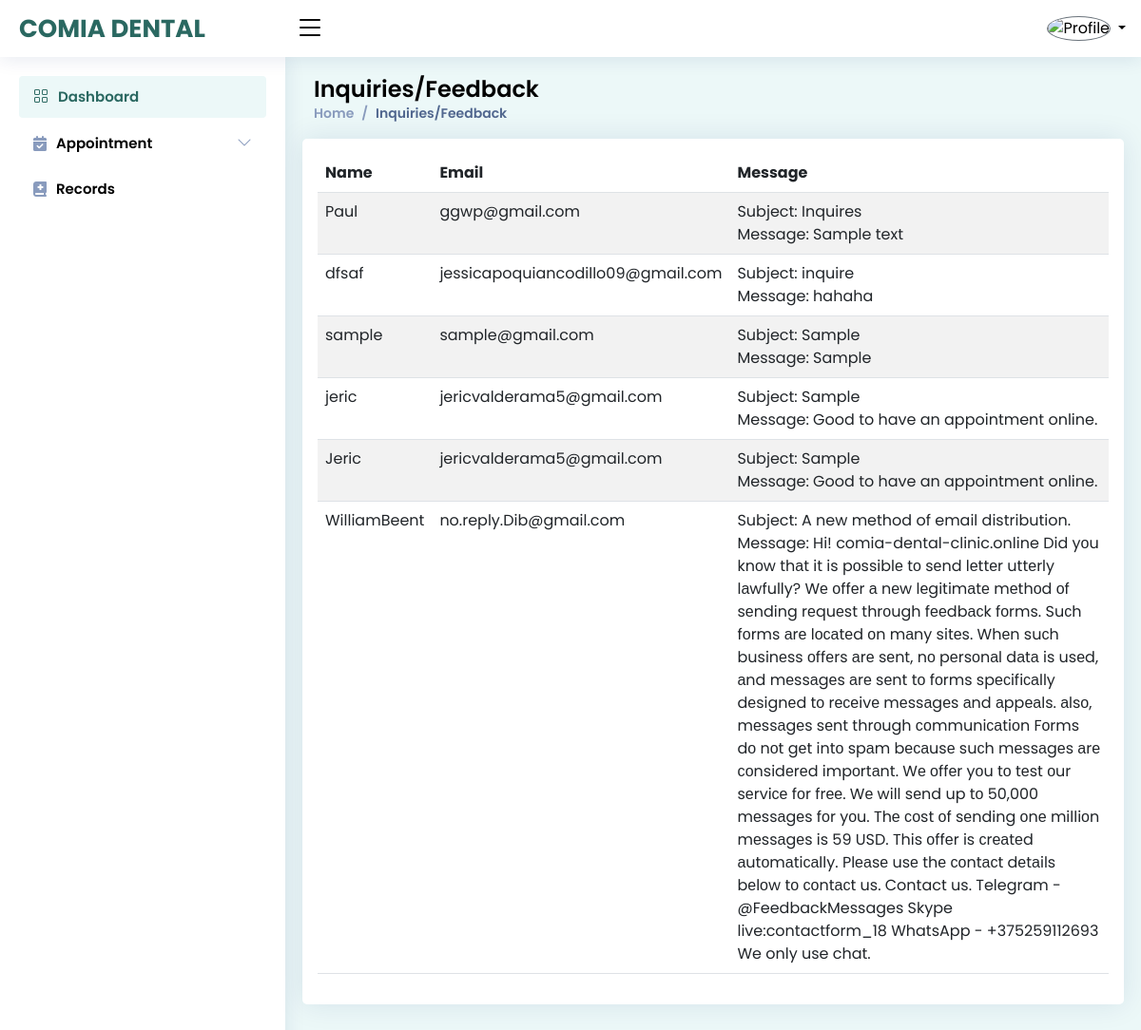
/admin/feedback.php (signed in), run on an earlier commit of the app's database.
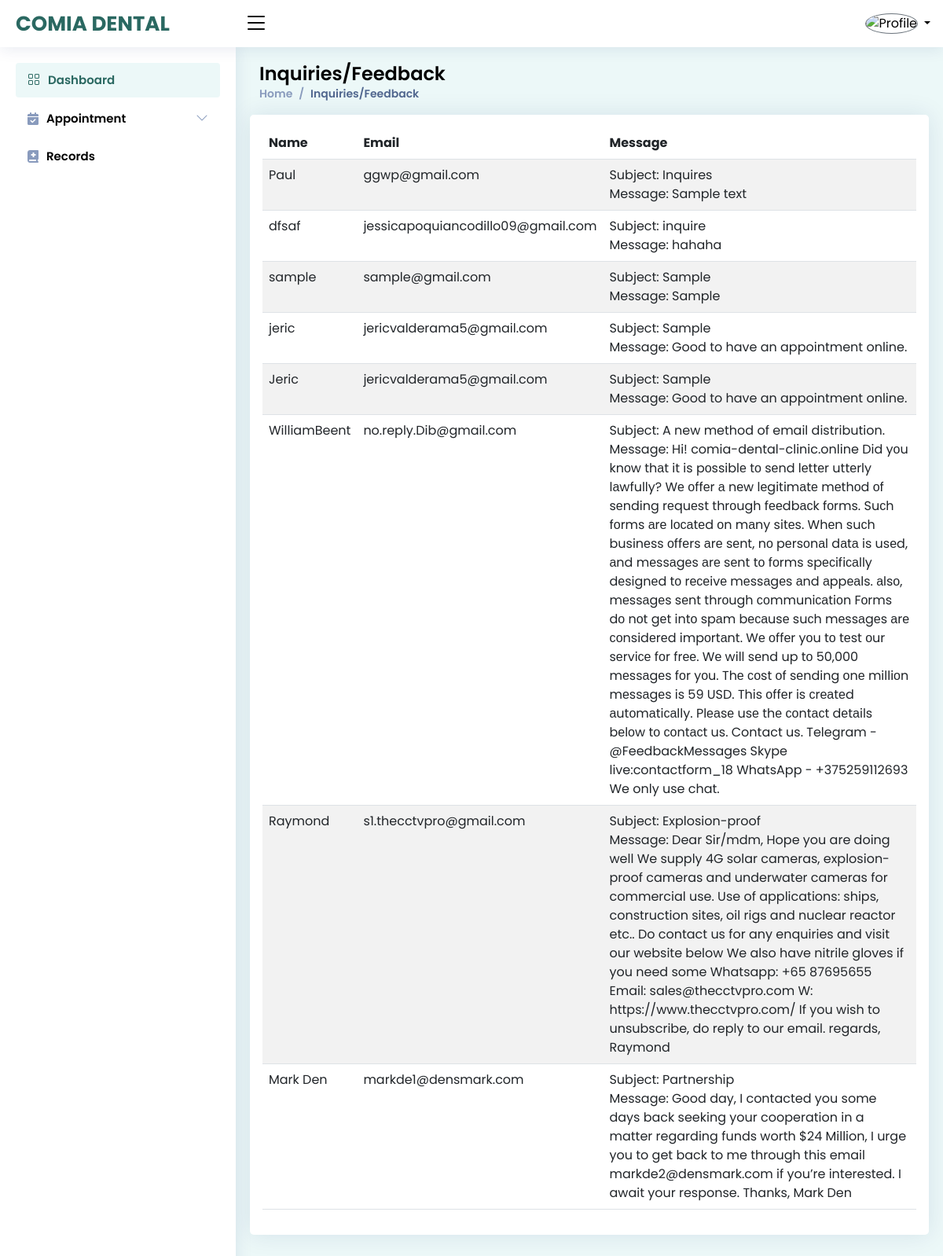
And on a later commit of the database.
### tables this page shows
CREATE TABLE `tbl_inq` (
  `id` int(11) NOT NULL,
  `name` varchar(55) NOT NULL,
  `email` varchar(55) NOT NULL,
  `subject` text NOT NULL,
  `message` text NOT NULL
);

### admin/feedback.php (the view)
<?php
include './components/head_css.php';
include './components/component-top.php';
?>
<main id="main" class="main">
    <div class="pagetitle">
        <h1>Inquiries/Feedback</h1>
        <nav>
            <ol class="breadcrumb">
                <li class="breadcrumb-item"><a href="index.php">Home</a></li>
                <li class="breadcrumb-item active">Inquiries/Feedback</li>
            </ol>
        </nav>
    </div>
    <section>
        <div class="row">
            <div class="card p-3">
                <div class="table-responsive">
                    <table class="table table-striped" id="tableData" style="width:100%">
                        <thead>
                            <tr>
                                <th>Name</th>
                                <th>Email</th>
                                <th>Message</th>
                            </tr>
                        </thead>
                        <tbody>
                    <?php
                        $sql = mysqli_query($conn, "SELECT * FROM tbl_inq");
                        while($row = mysqli_fetch_array($sql)){
                    ?>
                        <tr>
                                <td><?php echo $row ['name'] ?></td>
                                <td><?php echo $row ['email'] ?></td>
                                <td>Subject: <?php echo $row ['subject'] ?><br>
                                    Message: <?php echo $row ['message'] ?>
                            </td>
                            </tr>
                            <?php } ?>
                        </tbody>
                    </table>
                </div>
            </div>
        </div>
    </section>
</main>
<?php include './components/component-bottom.php'; ?>

### admin/components/head_css.php (shortened to what this page needs)
<?php
 include '../database/config.php';
if(!isset($_SESSION['admin_id'])) {
  header('location: login.php');
} else {
  $admin_id = $_SESSION['admin_id'];
  $get_info = mysqli_query($conn, "SELECT * FROM tbl_admin WHERE admin_id = $admin_id");
  $fetch_info = mysqli_fetch_array($get_info);
  $profile_image = $fetch_info['profile_image'];
}
?>
<!DOCTYPE html>
<html lang="en">
<head>
  <link rel="stylesheet" href="https://cdnjs.cloudflare.com/ajax/libs/font-awesome/6.2.1/css/all.min.css" />
  <link rel="stylesheet" href="https://cdn.datatables.net/1.13.1/css/jquery.dataTables.min.css">
  <link rel="stylesheet" href="https://cdn.datatables.net/buttons/2.3.2/css/buttons.dataTables.min.css">
  <link href="assets/vendor/bootstrap/css/bootstrap.min.css" rel="stylesheet">
  <link href="assets/vendor/bootstrap-icons/bootstrap-icons.css" rel="stylesheet">
  <link href="assets/vendor/boxicons/css/boxicons.min.css" rel="stylesheet">
  <link href="assets/vendor/quill/quill.snow.css" rel="stylesheet">
  <link href="assets/vendor/quill/quill.bubble.css" rel="stylesheet">
  <link href="assets/vendor/remixicon/remixicon.css" rel="stylesheet">
  <link href="assets/vendor/simple-datatables/style.css" rel="stylesheet">
  <link href="assets/css/style.css" rel="stylesheet">
</head>

### admin/components/component-top.php (shortened to what this page needs)
<body>
  <header id="header" class="header fixed-top d-flex align-items-center">
    <div class="d-flex align-items-center justify-content-between">
      <a href="index.html" class="logo d-flex align-items-center">
        <span class="d-none d-lg-block" style="color: #2a6861;">COMIA DENTAL</span>
      </a>
      <i class="bi bi-list toggle-sidebar-btn"></i>
    </div>
    <nav class="header-nav ms-auto">
      <ul class="d-flex align-items-center">
        <li class="nav-item dropdown pe-3">
          <a class="nav-link nav-profile d-flex align-items-center pe-0" href="#" data-bs-toggle="dropdown">
            <img src="assets/img/profile_image/<?= $profile_image; ?>" alt="Profile" class="border border-secondary rounded-circle">
            <span class="d-none d-md-block dropdown-toggle ps-2"><?= $username ?></span>
          </a>
        </li>
      </ul>
    </nav>
  </header>
  <aside id="sidebar" class="sidebar">
    <ul class="sidebar-nav" id="sidebar-nav">
      <li class="nav-item">
        <a class="nav-link " href="index.php">
          <i class="bi bi-grid"></i>
          <span>Dashboard</span>
        </a>
      </li>
      <li class="nav-item">
        <a class="nav-link collapsed" data-bs-target="#appointments" data-bs-toggle="collapse" href="#">
        <i class="fa-solid fa-calendar-check"></i><span>Appointment</span><i class="bi bi-chevron-down ms-auto"></i>
        </a>
      </li>
      <li class="nav-item">
        <a class="nav-link collapsed" href="records.php">
        <i class="fa-solid fa-book-medical"></i>
          <span>Records</span>
        </a>
      </li>
    </ul>
  </aside>

### admin/components/component-bottom.php (shortened to what this page needs)
</body>
</html>

### admin/assets/css/style.css (style rules this page uses)
:root { scroll-behavior: smooth; }
body { font-family: 'Poppins', sans-serif; background: #ecf8f8; color: #444444; }
a { color: #2a6861; text-decoration: none; }
h1, h2, h3, h4, h5, h6 { font-family: 'Poppins', sans-serif; }
#main { margin-top: 60px; padding: 20px 30px; transition: all 0.3s; }
.pagetitle { margin-bottom: 10px; }
.pagetitle h1 { font-size: 24px; margin-bottom: 0; font-weight: 600; color: #000; }
.card { margin-bottom: 30px; border: none; border-radius: 5px; box-shadow: 0px 0 30px rgba(1, 41, 112, 0.1); }
.breadcrumb { font-size: 14px; font-family: 'Poppins', sans-serif; color: #899bbd; font-weight: 600; }
.breadcrumb a { color: #899bbd; transition: 0.3s; }
.breadcrumb .breadcrumb-item::before { color: #899bbd; }
.breadcrumb .active { color: #51678f; font-weight: 600; }
.logo { line-height: 1; }
@media (min-width: 1200px) { .logo { width: 280px; } }
.logo span { font-size: 26px; font-weight: 700; color: #000; font-family: 'Poppins', sans-serif; }
.header { transition: all 0.5s; z-index: 997; height: 60px; box-shadow: 0px 2px 20px rgba(1, 41, 112, 0.1); background-color: #fff; padding-left: 20px; }
.header .toggle-sidebar-btn { font-size: 32px; padding-left: 10px; cursor: pointer; color: #000; }
.header-nav ul { list-style: none; }
.header-nav>ul { margin: 0; padding: 0; }
.header-nav .nav-profile { color: #000; }
.header-nav .nav-profile img { max-height: 36px; }
.header-nav .nav-profile span { font-size: 14px; font-weight: 600; }
.sidebar { position: fixed; top: 60px; left: 0; bottom: 0; width: 300px; z-index: 996; transition: all 0.3s; padding: 20px; overflow-y: auto; scrollbar-width: thin; scrollbar-color: #aab7cf transparent; box-shadow: 0px 0px 20px rgba(1, 41, 112, 0.1); background-color: #fff; }
@media (min-width: 1200px) { #main, #footer { margin-left: 300px; } }
.sidebar-nav { padding: 0; margin: 0; list-style: none; }
.sidebar-nav li { padding: 0; margin: 0; list-style: none; }
.sidebar-nav .nav-item { margin-bottom: 5px; }
.sidebar-nav .nav-link { display: flex; align-items: center; font-size: 15px; font-weight: 600; color: #2a6861; transition: 0.3; background: #ecf8f8; padding: 10px 15px; border-radius: 4px; }
.sidebar-nav .nav-link i { font-size: 16px; margin-right: 10px; color: #2a6861; }
.sidebar-nav .nav-link.collapsed { color: #000; background: #fff; }
.sidebar-nav .nav-link.collapsed i { color: #899bbd; }
.sidebar-nav .nav-link .bi-chevron-down { margin-right: 0; transition: transform 0.2s ease-in-out; }

What changed in the data, as far as the page shows it:
added tbl_inq: name "Raymond", email "s1.thecctvpro@gmail.com", subject "Explosion-proof", message "Dear Sir/mdm, Hope you are doing well We supply 4G solar cameras, explosion-proof cameras and underwater cameras for commercial use. Use of applications: ships, construction sites, oil rigs and nuclear reactor etc.. Do contact us for any enquiries and visit our website below We also have nitrile gloves if you need some Whatsapp: +65 87695655 Email: sales@thecctvpro.com W: https://www.thecctvpro.com/ If you wish to unsubscribe, do reply to our email. regards, Raymond"
added tbl_inq: name "Mark Den", email "markde1@densmark.com", subject "Partnership", message "Good day, I contacted you some days back seeking your cooperation in a matter regarding funds worth $24 Million, I urge you to get back to me through this email markde2@densmark.com if you’re interested. I await your response. Thanks, Mark Den"
